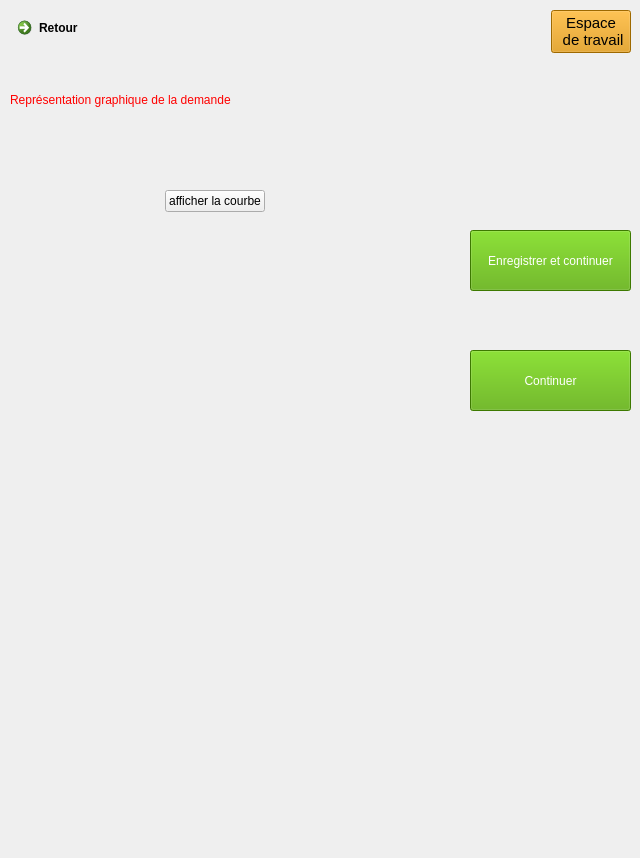
<?xml version="1.0" encoding="UTF-8"?>
<ui version="4.0">
 <class>Dialog</class>
 <widget class="QDialog" name="Dialog">
  <property name="geometry">
   <rect>
    <x>0</x>
    <y>0</y>
    <width>640</width>
    <height>858</height>
   </rect>
  </property>
  <property name="windowTitle">
   <string>Dialog</string>
  </property>
  <widget class="QWidget" name="layoutWidget_3">
   <property name="geometry">
    <rect>
     <x>10</x>
     <y>10</y>
     <width>621</width>
     <height>111</height>
    </rect>
   </property>
   <layout class="QVBoxLayout" name="verticalLayout_2">
    <item>
     <layout class="QHBoxLayout" name="horizontalLayout_2">
      <item alignment="Qt::AlignLeft|Qt::AlignTop">
       <widget class="QCommandLinkButton" name="retour">
        <property name="styleSheet">
         <string notr="true">image: url(:/image/back.jpg);</string>
        </property>
        <property name="text">
         <string>Retour</string>
        </property>
       </widget>
      </item>
      <item alignment="Qt::AlignRight|Qt::AlignTop">
       <widget class="QPushButton" name="pushButton_5">
        <property name="font">
         <font>
          <family>MS Shell Dlg 2</family>
          <pointsize>11</pointsize>
          <weight>50</weight>
          <italic>false</italic>
          <bold>false</bold>
         </font>
        </property>
        <property name="styleSheet">
         <string notr="true">background-color: rgb(221, 147, 0);
font: 11pt &quot;MS Shell Dlg 2&quot;;
color: rgb(0, 0, 0);</string>
        </property>
        <property name="text">
         <string>Espace
 de travail</string>
        </property>
       </widget>
      </item>
     </layout>
    </item>
    <item>
     <spacer name="horizontalSpacer">
      <property name="orientation">
       <enum>Qt::Horizontal</enum>
      </property>
      <property name="sizeHint" stdset="0">
       <size>
        <width>40</width>
        <height>20</height>
       </size>
      </property>
     </spacer>
    </item>
    <item>
     <widget class="QLabel" name="label">
      <property name="styleSheet">
       <string notr="true">color: rgb(255, 0, 0);
font: 75 13pt &quot;MS Shell Dlg 2&quot;;</string>
      </property>
      <property name="text">
       <string>Représentation graphique de la demande</string>
      </property>
     </widget>
    </item>
   </layout>
  </widget>
  <widget class="QPushButton" name="enregistrer">
   <property name="geometry">
    <rect>
     <x>470</x>
     <y>230</y>
     <width>161</width>
     <height>61</height>
    </rect>
   </property>
   <property name="styleSheet">
    <string notr="true">background-color: rgb(85, 170, 0);
color: rgb(255, 255, 255);</string>
   </property>
   <property name="text">
    <string>Enregistrer et continuer</string>
   </property>
   <property name="iconSize">
    <size>
     <width>20</width>
     <height>20</height>
    </size>
   </property>
  </widget>
  <widget class="QPushButton" name="pushButton_2">
   <property name="geometry">
    <rect>
     <x>470</x>
     <y>350</y>
     <width>161</width>
     <height>61</height>
    </rect>
   </property>
   <property name="styleSheet">
    <string notr="true">background-color: rgb(85, 170, 0);
color: rgb(255, 255, 255);</string>
   </property>
   <property name="text">
    <string>Continuer</string>
   </property>
   <property name="iconSize">
    <size>
     <width>20</width>
     <height>20</height>
    </size>
   </property>
  </widget>
  <widget class="QWidget" name="layoutWidget">
   <property name="geometry">
    <rect>
     <x>40</x>
     <y>190</y>
     <width>351</width>
     <height>271</height>
    </rect>
   </property>
   <layout class="QVBoxLayout" name="myverticalLayout">
    <property name="spacing">
     <number>0</number>
    </property>
    <property name="rightMargin">
     <number>0</number>
    </property>
    <item alignment="Qt::AlignHCenter">
     <widget class="QPushButton" name="pushButton_generate_random_signal">
      <property name="text">
       <string>afficher la courbe</string>
      </property>
     </widget>
    </item>
    <item>
     <widget class="MplWidget" name="MplWidget" native="true"/>
    </item>
   </layout>
  </widget>
 </widget>
 <customwidgets>
  <customwidget>
   <class>MplWidget</class>
   <extends>QWidget</extends>
   <header location="global">mplwidget.h</header>
   <container>1</container>
  </customwidget>
 </customwidgets>
 <resources>
  <include location="ressource.qrc"/>
 </resources>
 <connections/>
</ui>
